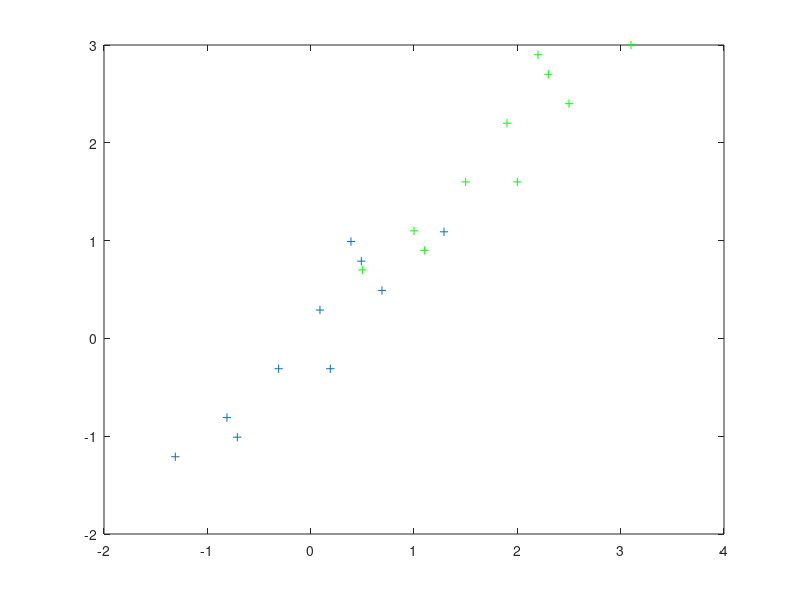

Reproduce this figure in MATLAB. (Note: this script raises an error after producing the figure.)

% Partie 1 matlab ne pas prendre en coompte ce fichier 

X1=[2.5 0.5 2.2 1.9 3.1 2.3 2 1 1.5 1.1];

Y1=[ 2.4 0.7 2.9 2.2 3.0 2.7 1.6 1.1 1.6 0.9];
%REPRESENTATION VECTEURS
plot(X1,Y1,'+g');

X=[0.69 -1.31 0.39 0.09 1.29 0.49 0.19  -0.81 -0.31 -0.71];
disp("X:");
disp(X);

Y=[0.49 -1.21 0.99 0.29 1.09 0.79 -0.31 -0.81 -0.31 -1.01];
disp("Y:");
disp(Y);
%REPRESENTATION WITH MEAN SUBSTRACTED
hold on
plot(X,Y,'+');

%Matrive de covariance de X,Y
C=cov(X,Y);
disp("Matrice de covariance")
disp(C);
%Valeurs propres && vecteurs propres
disp("Valeurs propres");
vP=eig(C);
disp(vP);


disp("Vecteurs propres")   %don't have the same results ?! why? :(
[V,D] = eig(C);
disp(V);


FV=V(:,2:2);
disp("Valeurs propres");
disp(D);

disp("Feature vector")
disp(FV);

%STEP 5
%RowFeatureVector trasposé du feature vector
FV=transpose(FV);
disp("RowFeatureVector");
disp(FV);
%RowDataAdjust transpose of the original dataSet 
%==> Final data
FD=FV * transpose(X);
disp("Final Data");
disp(FD);




